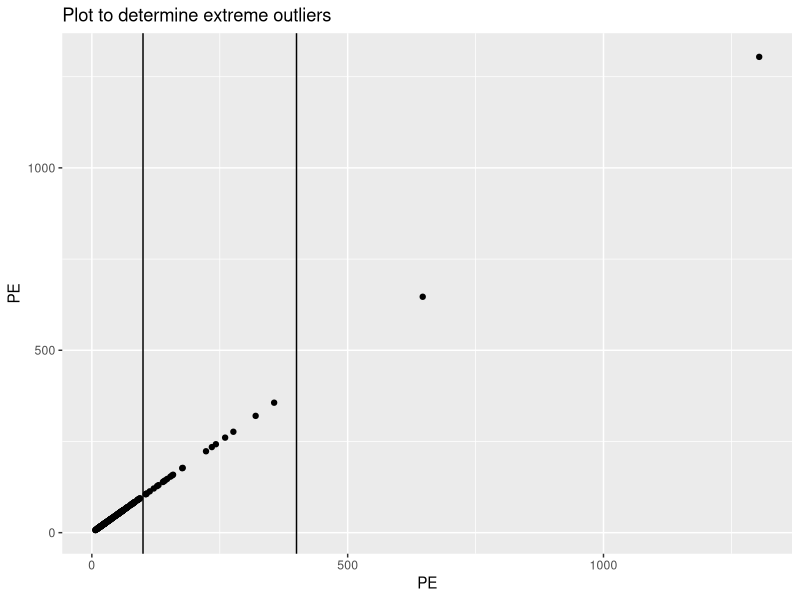
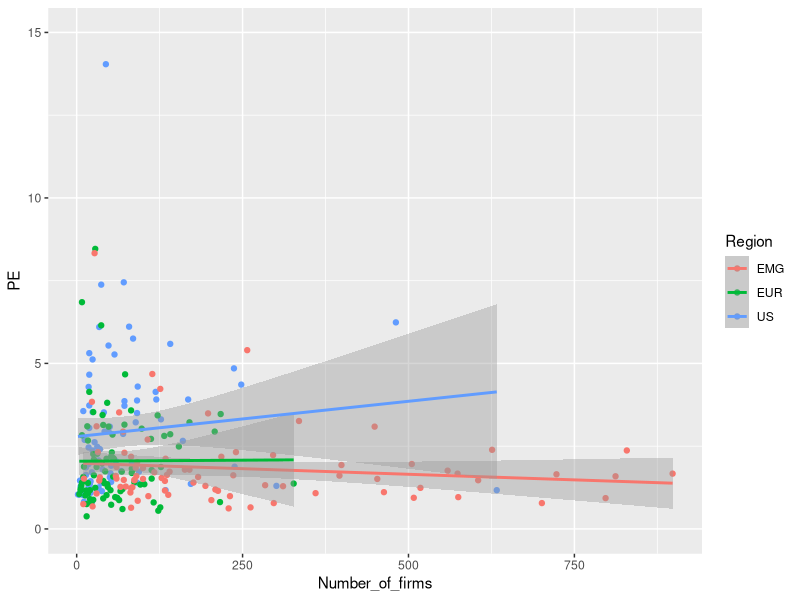
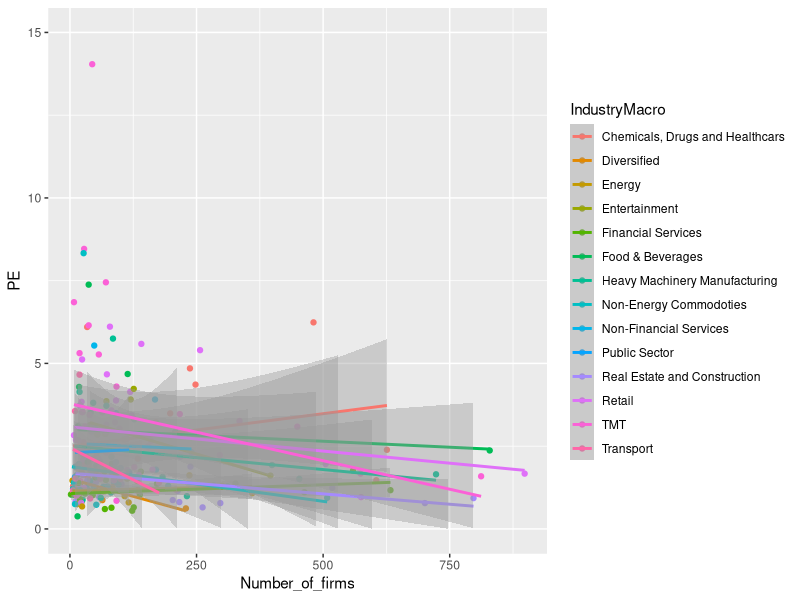
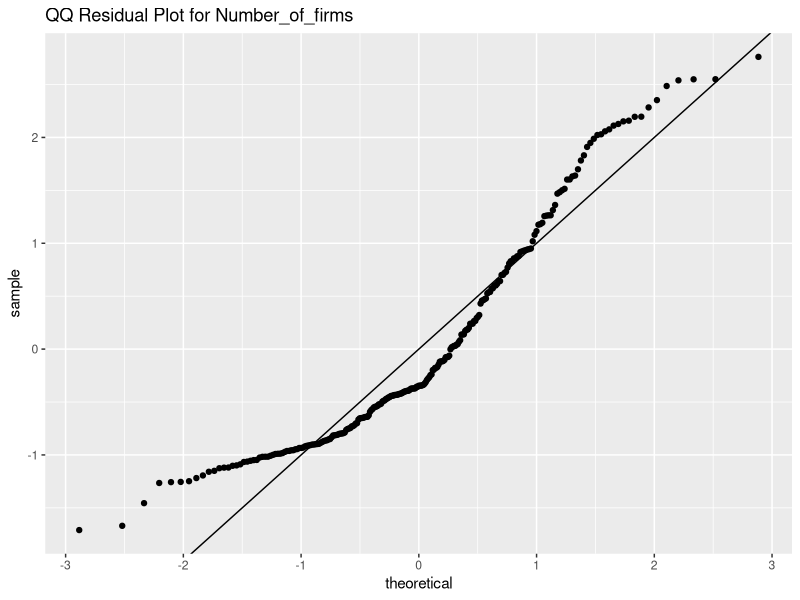
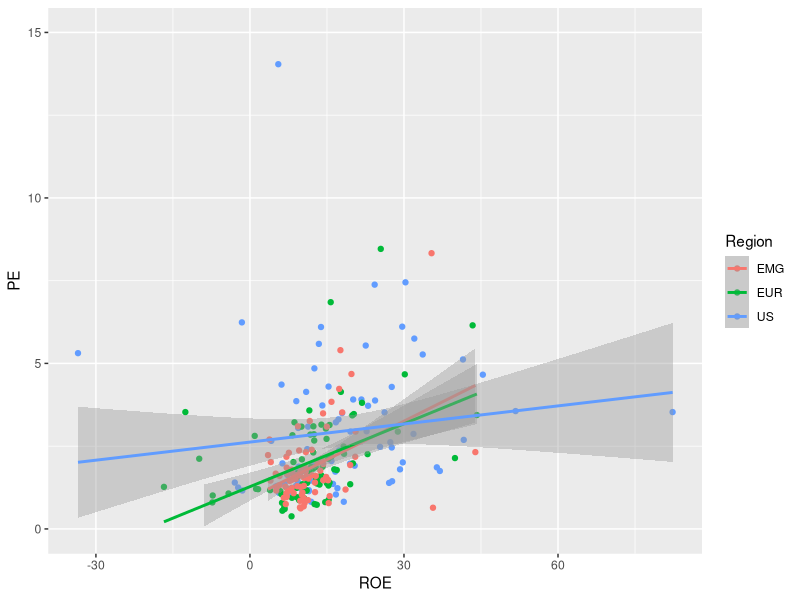
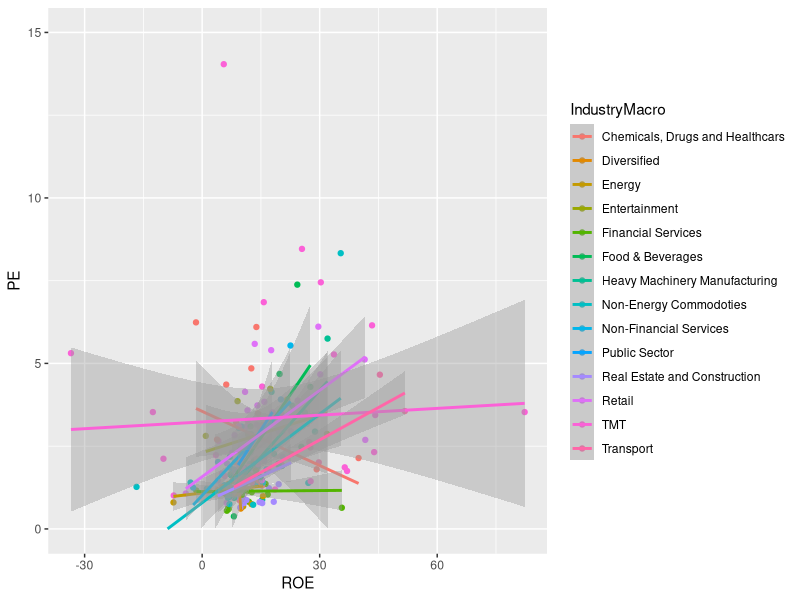
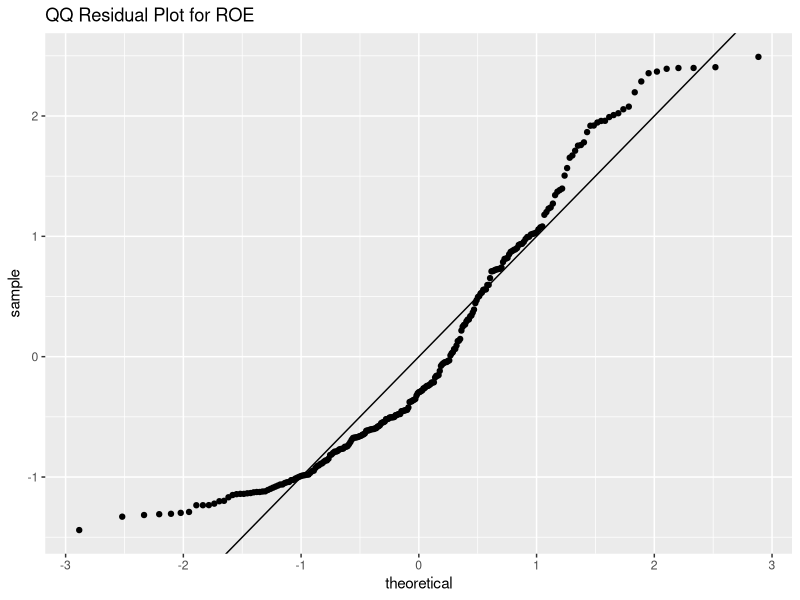
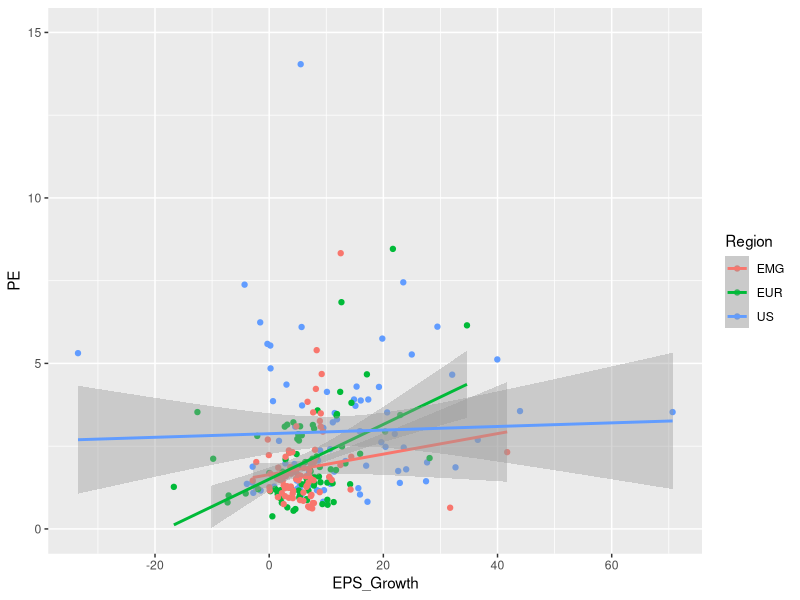

Here is the R script that generated these plots, in order:
## ---- chunk 1
library(leaps)
library(ggplot2)
library(dplyr)
library(car)
## ---- chunk 2
data = read.csv("Market_data_clean.csv",header = T)
head(data)
names(data)
## ---- chunk 3
# Removing repeated index and Cost_of_Equity #
data$X = NULL
data$Cost_of_Equity = NULL
data<-na.omit(data)

# Removing Extreme PE Outliers #
ggplot(aes(x=PE,y=PE),data=data)+
  geom_point()+
  geom_vline(xintercept =400)+
  geom_vline(xintercept =100)+
  labs(title="Plot to determine extreme outliers")

length(data["PE"][data["PE"]>100]) # = 26
# We therefore note that 90.8% of our data has a PE ratio less than or equal to 100, with values exceeding this threshould being both very granular and potentially extreme influence points. Thus it is better to remove them, reducing our standard parameter error and resulting in better analysis.

data = data[which(data$PE <= 100),]

head(data)
names(data)
## ---- chunk 4
# Grouping Industry Factor into 14 Macro Levels #
NonFinancialServices = c("Advertising","Publishing & Newspapers", "Business & Consumer Services")

HeavyMachineryManufacturing = c("Aerospace/Defense","Shipbuilding & Marine","Auto & Truck","Auto Parts","Machinery" ,"Semiconductor",
"Semiconductor Equip")

Transport = c("Air Transport","Transportation", "Transportation (Railroads)","Trucking","Packaging & Container")

FinancialServices = c("Bank (Money Center)","Banks (Regional)","Brokerage & Investment Banking","Insurance (General)","Insurance (Life)","Insurance (Prop/Cas.)","Investments & Asset Management","Reinsurance","Financial Svcs. (Non-bank & Insurance)")

FoodBeverages = c("Beverage (Alcoholic)","Beverage (Soft)","Food Processing","Food Wholesalers")

RealEstate = c("Building Materials","Construction Supplies","Engineering/Construction","Furn/Home Furnishings","Homebuilding","R.E.I.T.","Real Estate (Development)","Real Estate (General/Diversified)",
"Real Estate (Operations & Services)")

TMT = c("Computers/Peripherals","Electronics (Consumer & Office)","Electronics (General)","Information Services","Software (Entertainment)","Software (Internet)","Computer Services","Electrical Equipment","Software (System & Application)","Broadcasting","Cable TV","Telecom (Wireless)","Telecom. Services","Telecom. Equipment")

Diversified = c("Diversified")

ChemicalsDrugsHealthcare = c("Chemical (Basic)","Chemical (Diversified)","Chemical (Speciality)","Drugs (Biotechnology)","Drugs (Pharmaceutical)","Healthcare Products","Healthcare Information and Technology","Hospitals/Healthcare Facilities","Healthcare Support Services")

PublicSector = c("Education","Environmental & Waste Services")

Entertainment = c("Entertainment","Hotel/Gaming","Recreation","Restaurant/Dining")

Energy = c("Green & Renewable Energy","Oil/Gas (Integrated)","Oil/Gas (Production and Exploration)","Oil/Gas Distribution","Oilfield Svcs/Equip.","Power","Coal & Related Energy")

Commodities = c("Metals & Mining","Paper/Forest Products","Precious Metals","Rubber& Tires","Steel","Tobacco","Farming/Agriculture","Utility (General)","Utility (Water)")

Retail = c("Retail (Automotive)","Retail (General)","Retail (Grocery and Food)","Retail (Online)","Retail (Special Lines)","Retail (Building Supply)","Retail (Distributors)","Shoe","Household Products","Office Equipment & Services")

# Modifying DataFrame #
data$IndustryMacro = with(data,ifelse(Industry %in% NonFinancialServices, "Non-Financial Services",ifelse(Industry %in% HeavyMachineryManufacturing, "Heavy Machinery Manufacturing",ifelse(Industry %in% Transport, "Transport",ifelse(Industry %in% FinancialServices, "Financial Services",ifelse(Industry %in% FoodBeverages, "Food & Beverages",ifelse(Industry %in% RealEstate, "Real Estate and Construction",ifelse(Industry %in% TMT, "TMT",ifelse(Industry %in% Diversified, "Diversified",ifelse(Industry %in% ChemicalsDrugsHealthcare, "Chemicals, Drugs and Healthcars",ifelse(Industry %in% PublicSector, "Public Sector",ifelse(Industry %in% Entertainment, "Entertainment",ifelse(Industry %in% Energy, "Energy",ifelse(Industry %in% Commodities, "Non-Energy Commodoties","Retail"))))))))))))))

## ---- chunk 5
# Removing Industry factor #
data$Industry = NULL
data<-na.omit(data)
## ---- chunk 6
universe = c(c(2:4),c(6:11)) # Non-factor variables
for (i in universe)
{
  # Estimating the linear relationship between our variable and PE #
  model = lm(paste("PE~",names(data)[i]),data = data)
  
  p1 = ggplot(aes_string(x=names(data)[i],y=names(data)[6],colour=names(data)[1]),data=data)+
          geom_point()+
          geom_smooth(method=lm,level=0.95)+
          ylim(0,15)+
          labs(x = paste(names(data)[i]),y="PE")
  
  p2 = ggplot(aes_string(x=names(data)[i],y=names(data)[6],colour=names(data)[12]),data=data)+
          geom_point()+
          geom_smooth(method=lm,level=0.95)+
          ylim(0,15)+
          labs(x = paste(names(data)[i]),y="PE")  
  
  #Producing a QQ-Plot #
  p3 = ggplot(model)+ 
          stat_qq(aes(sample = rstandard(model)))+
          geom_abline() + 
          labs(title = paste("QQ Residual Plot for",names(data)[i])) 
  
  correlation = cor(data["PE"],data[i])
  print(correlation)
  print(p1)
  print(p2)
  print(p3)
}

## ---- chunk 7
# we note that for several variables, there are many extreme outliers, which we shall have to remove using cooks distance before fitting any model.
#we also note that once the extreme PE values are removed, there is no clear linear relationship between PE and ROE, EPS Growth and PBV, with each having a correlation coefficient <0.1. Although we must conduct further statistical tests into these factors before removing them.

#We also note that the Number of firms, Beta, Cost of equity, PS, CEO and Insitutional holdings each have absolute correlations > 0.15, and thus messy, but slight linear relationships. We must however conduct statistical and multiple collinearity tests upon these before including them in our model.

#We also note, that there is a clear geographic factor interaction effect with some of the variables, especially with insitutional holdings, where the 95% quantiles dont overlap along significant portions of the linear models, showing a clear factor interaction effect. We note however, while PBV may look to have an extreme geographical effect, it is likely due to the presence of extreme influence points with the US level, and thus further statisitical analysis must be done.

#Given each predictor has excess kurtosis, represented through curved qq-plots, we must either apply a transformation or use a glm, as the residuals are clearly non-normal.

## ---- chunk 8
#We note that PE~PS displays heterocedasticity, and therefore a log(PE)~log(PS) transformation is appropriate 
#similarily a log-log transformation on number of firms produces a linear relationship with PE - same with PBV
#a log(PE), ROE relationship results in a greater absolute correlation between the two variables, as the transformation reduces variability - same for EPS_Growth

# We determine the transformation to use by subsituting in and out different function transformations, manipulating our data to get a linear relationship. Below is example code for the log-log transformation of Cost_of_equity and PE. A similar approach is made for other continuous predictors.

ggplot(aes(x=log(Cost_of_equity),y=log(PE)),data=data)+
  geom_point()+
  labs(title="Plot to determine Appropiate Transformation")
cor(data["PE"],data["Cost_of_equity"])
cor(log(data["PE"]),data["Cost_of_equity"])
cor(data["PE"][data["Cost_of_equity"]>0],log(data["Cost_of_equity"][data["Cost_of_equity"]>0]))
cor(log(data["PE"][data["Cost_of_equity"]>0]),log(data["Cost_of_equity"][data["Cost_of_equity"]>0]))

# Transformations summary:
#log-log : PS, Number_of_firms, PBV, Institutional_holding, Cost_of_equity
#log(PE)~variable: ROE, EPS_Growth, Beta, CEO_holding
## ---- chunk 9
transformedData = data.frame(Region = data$Region,IndustryMacro = data$IndustryMacro, Number_of_firms = log(data$Number_of_firms),ROE = data$ROE, EPS_Growth = data$EPS_Growth,PBV = log(data$PBV),PS = log(data$PS),Beta = data$Beta, CEO_holding = data$CEO_holding, Institutional_holding = log(data$Institutional_holding),Cost_of_equity = log(data$Cost_of_equity),PE = log(data$PE) )
head(transformedData)
names(transformedData)

## ---- chunk 10
universe2 = c(3:11) # Non-factor variables
for (i in universe2)
{
  # Estimating the relationship between our variable and log(PE) #
  model = lm(paste("PE~",names(transformedData)[i]),data = transformedData)
  
  p1 = ggplot(aes_string(x=names(transformedData)[i],y=names(transformedData)[12],colour=names(transformedData)[1]),data=transformedData)+
          geom_point()+
          labs(x = paste(names(transformedData)[i]),y="PE")
  
  p2 = ggplot(aes_string(x=names(transformedData)[i],y=names(transformedData)[12],colour=names(transformedData)[2]),data=transformedData)+
          geom_point()+
          labs(x = paste(names(transformedData)[i]),y="PE")  
  
  #Producing a QQ-Plot #
  p3 = ggplot(model)+ 
          stat_qq(aes(sample = rstandard(model)))+
          geom_abline() + 
          labs(title = paste("QQ Residual Plot for",names(transformedData)[i])) 
  
  correlation = cor(transformedData["PE"],transformedData[i])
  print(correlation)
  print(p1)
  print(p2)
  print(p3)
}
## ---- chunk 11
# We now note that after we have applied our transformations, our absolute linear correlation coefficients have increased for all variable, whilst our residuals are now normal.

#Interaction effects -> inply different gradients. We therefore see this suggests
# Insitutional_holding has interaction effect with Region
## ---- chunk 12
# Stepwise - Forward selection
null = lm(PE~1,data=transformedData)
full = lm(PE~., data=transformedData)
mBalF = step(null,scope=list(lower=null,upper=full),direction='forward',trace=0)
summary(mBalF)

#Backward Elimination
mBalB = lm(PE~.,data=transformedData)
mBalB = step(mBalB,trace=0) #trace = 0 means it will output only the final model
summary(mBalB)

# Best Subsets #
BS = leaps::regsubsets(PE~.,nvmax=11,data=transformedData)
plot(BS,scale='bic')
## ---- chunk 13
Rm = lm(PE~.-IndustryMacro - ROE - CEO_holding - Beta, data = transformedData)
uRm = lm(PE~., data = transformedData)
anova(Rm,uRm) # -> F-Test probability of 0.197 -> not statistically significant. Therefore we can remove these variables.
## ---- chunk 14
transformedData$IndustryMacro = NULL
transformedData$ROE = NULL
transformedData$Beta = NULL
transformedData$CEO_holding = NULL
transformedData<-na.omit(transformedData)
## ---- chunk 15
Rm = lm(PE~.- PS - Cost_of_equity, data = transformedData)
uRm = lm(PE~., data = transformedData)
anova(Rm,uRm) # -> F-Test probability of 0.002 -> we cannot reject at the 5% level that the variables are statistically significant. Looking at our remain variables further we see:
summary(uRm)
## ---- chunk 16
# Therefore our data suggests that the Region factor may not be statistically significant. Conducting a Partial F-Test on this:
Rm = lm(PE~.- Region, data = transformedData)
uRm = lm(PE~., data = transformedData)
anova(Rm,uRm) # -> F-Test probability of 0.0013 -> we cannot reject at the 5% level that the Region Factor variables are statistically significant.

## ---- chunk 17
# We suggested earlier the idea that there was an interaction effect between insitutional holdings and the Region Factor. Conducting an F-Test on this:
Rm = lm(PE~., data = transformedData)
uRm = lm(PE~. + Institutional_holding*Region, data = transformedData)
anova(Rm,uRm) # -> F-Test probability of 0.103 and not a substantial increase in adjR^2-> we reject at the 5% level that there is a statistically significant interaction effect between these two variables.
## ---- chunk 18
# Calculating GVIF #
car::vif(Rm)

# We therefore see that all the variables have GVIF < 10 , and thus Multicollinearity is not a significant problem for our model.
## ---- chunk 19
# Visualising Outliers # 
cooksd = cooks.distance(Rm)
plot(cooksd,pch="*",cex=2,main="Influential Observations by Cooks Distance")
cutoff = 4/nrow(data) # using 4/n threshold 
abline(h = cutoff,col="red")
text(x=1:length(cooksd)+1,y=cooksd,labels = ifelse(cooksd>cutoff,names(cooksd),""),col = "red")
# we note we have a significant number of outliers by this metric #

# Removing Outliers #
influentialPoints = as.numeric(names(cooksd)[cooksd > cutoff]) # 19 Oultiers
FinalData = transformedData[-influentialPoints,]
FinalModel = lm(PE~.,data=FinalData)
## ---- chunk 20
summary(FinalModel)

ggplot(FinalModel)+
  stat_qq(aes(sample=.stdresid))+
  geom_abline()
car::avPlots(FinalModel)
